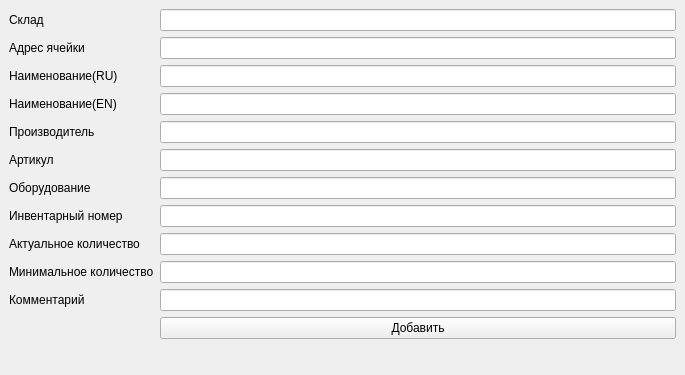
<?xml version="1.0" encoding="UTF-8"?>
<ui version="4.0">
 <class>new_equipment</class>
 <widget class="QMainWindow" name="new_equipment">
  <property name="geometry">
   <rect>
    <x>0</x>
    <y>0</y>
    <width>685</width>
    <height>375</height>
   </rect>
  </property>
  <property name="minimumSize">
   <size>
    <width>685</width>
    <height>375</height>
   </size>
  </property>
  <property name="maximumSize">
   <size>
    <width>685</width>
    <height>375</height>
   </size>
  </property>
  <property name="windowTitle">
   <string>Добавить новое оборудование</string>
  </property>
  <widget class="QWidget" name="centralwidget">
   <layout class="QGridLayout" name="gridLayout">
    <item row="0" column="0">
     <layout class="QFormLayout" name="formLayout">
      <item row="0" column="0">
       <widget class="QLabel" name="label_repos">
        <property name="text">
         <string>Склад</string>
        </property>
       </widget>
      </item>
      <item row="0" column="1">
       <widget class="QLineEdit" name="lineEdit_rep"/>
      </item>
      <item row="1" column="0">
       <widget class="QLabel" name="label_cell_addr">
        <property name="text">
         <string>Адрес ячейки</string>
        </property>
       </widget>
      </item>
      <item row="1" column="1">
       <widget class="QLineEdit" name="lineEdit_cell_addr"/>
      </item>
      <item row="2" column="0">
       <widget class="QLabel" name="label_name_ru">
        <property name="text">
         <string>Наименование(RU)</string>
        </property>
       </widget>
      </item>
      <item row="2" column="1">
       <widget class="QLineEdit" name="lineEdit_name_ru"/>
      </item>
      <item row="3" column="0">
       <widget class="QLabel" name="label_name_en">
        <property name="text">
         <string>Наименование(EN)</string>
        </property>
       </widget>
      </item>
      <item row="3" column="1">
       <widget class="QLineEdit" name="lineEdit_name_en"/>
      </item>
      <item row="4" column="0">
       <widget class="QLabel" name="label_manufacturer">
        <property name="text">
         <string>Производитель</string>
        </property>
       </widget>
      </item>
      <item row="4" column="1">
       <widget class="QLineEdit" name="lineEdit_manufacturer"/>
      </item>
      <item row="5" column="0">
       <widget class="QLabel" name="label_part_num">
        <property name="text">
         <string>Артикул</string>
        </property>
       </widget>
      </item>
      <item row="5" column="1">
       <widget class="QLineEdit" name="lineEdit_part_num"/>
      </item>
      <item row="6" column="0">
       <widget class="QLabel" name="label_equipment">
        <property name="text">
         <string>Оборудование</string>
        </property>
       </widget>
      </item>
      <item row="6" column="1">
       <widget class="QLineEdit" name="lineEdit_equipment"/>
      </item>
      <item row="7" column="0">
       <widget class="QLabel" name="label_invent_num">
        <property name="text">
         <string>Инвентарный номер</string>
        </property>
       </widget>
      </item>
      <item row="7" column="1">
       <widget class="QLineEdit" name="lineEdit_invent_number"/>
      </item>
      <item row="8" column="0">
       <widget class="QLabel" name="label_act_count">
        <property name="text">
         <string>Актуальное количество</string>
        </property>
       </widget>
      </item>
      <item row="8" column="1">
       <widget class="QLineEdit" name="lineEdit_act_count"/>
      </item>
      <item row="9" column="0">
       <widget class="QLabel" name="label_min_count">
        <property name="text">
         <string>Минимальное количество</string>
        </property>
       </widget>
      </item>
      <item row="9" column="1">
       <widget class="QLineEdit" name="lineEdit_min_count"/>
      </item>
      <item row="10" column="0">
       <widget class="QLabel" name="label_comment">
        <property name="text">
         <string>Комментарий</string>
        </property>
       </widget>
      </item>
      <item row="10" column="1">
       <widget class="QLineEdit" name="lineEdit_comment"/>
      </item>
      <item row="11" column="1">
       <widget class="QPushButton" name="pushButton">
        <property name="text">
         <string>Добавить</string>
        </property>
       </widget>
      </item>
     </layout>
    </item>
   </layout>
  </widget>
 </widget>
 <resources/>
 <connections/>
</ui>
